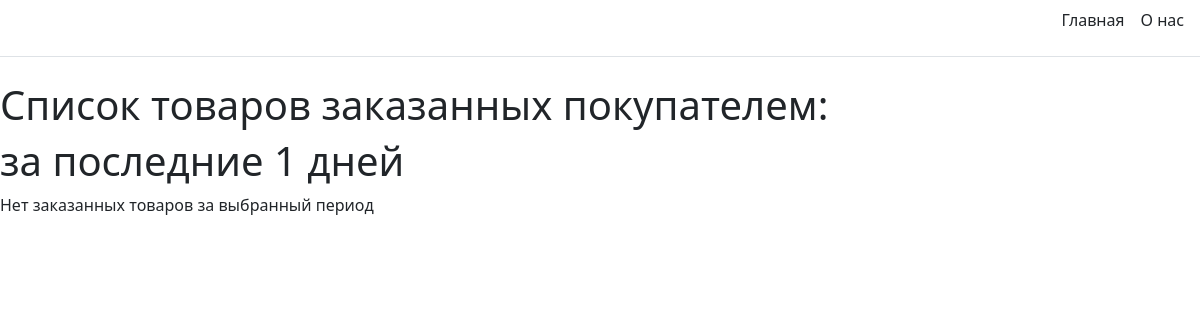
Page /orders/1/1 on the earlier database version.
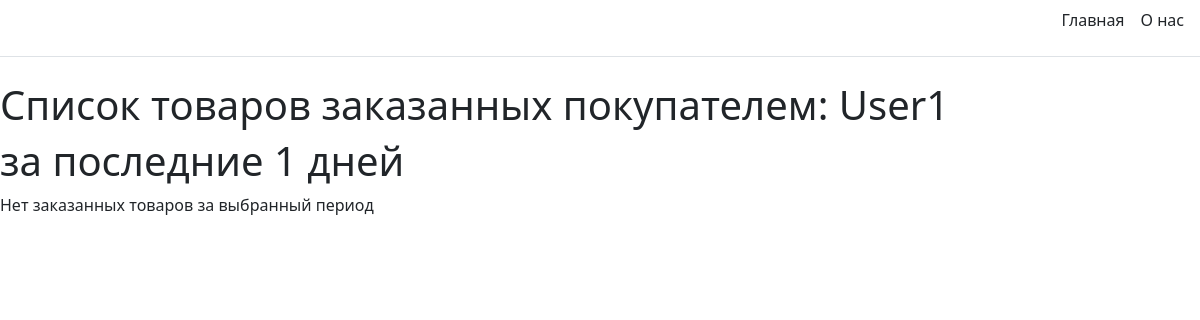
Same page on the later database version.
### hometask_app/models.py (models this page shows, shortened)
class Client(models.Model):
    name = models.CharField(max_length=100) #имя клиента
    email = models.EmailField(unique=True) #почта клиента
    phone = models.CharField(max_length=12)#телефон клиента
    address = models.TextField()#адрес клиента
    date_reg = models.DateField(default=timezone.now)#дата регистрации клиента

### hometask_app/views.py (the view)
# urls.py: path('orders/<int:client_id>/<int:days_count>', views.orders_of_client,name='orders_of_client'),
def orders_of_client(request,client_id,days_count):
    logger.info('Orders page accessed.')
    client = Client.objects.filter(pk=client_id)
    orders = Order.objects.filter(customer=client_id)\
                          .filter(date_order__date__gt=datetime.now()-timedelta(days=days_count))\
                          .order_by('date_order')
    goods_of_client = []
    for order in orders:
        for good in order.goods.filter():
            if not good in goods_of_client:
                goods_of_client.append(good)
    return render(request,'hometask_app/ordrs_clnt.html', {'goods':goods_of_client, 'client': client, 'lst_days':days_count})

### hometask_app/templates/hometask_app/ordrs_clnt.html (shortened to what this page needs)
{% extends 'hometask_app/base.html' %}
{% block content %}
    <h1>Список товаров заказанных покупателем: {{ client.0.name }}</h1>
    <h1>за последние {{ lst_days }} дней</h1>
    {% if goods %}
        {% for good in goods %}
            <p>{{ good }}</p>
        {% endfor %}
    {% else %}
    <p>Нет заказанных товаров за выбранный период</p>
    {% endif %}
{% endblock %}

### hometask_app/templates/hometask_app/base.html (shortened to what this page needs)
<!DOCTYPE html>
{% load static %}
<html>
<head>
    <link rel="stylesheet" href="{% static 'bootstrap.min.css' %}" >
</head>
<body>
<div class="d-flex flex-column flex-md-row align-items-center pb-3 mb-4 border-bottom">
      <nav class="d-inline-flex mt-2 mt-md-0 ms-md-auto">
        <a class="me-3 py-2 text-dark text-decoration-none" href="{% url 'index' %}">Главная</a>
        <a class="me-3 py-2 text-dark text-decoration-none" href="{% url 'about' %}">О нас</a>
      </nav>
    </div>
    {% block content %}{% endblock %}
</body>
</html>

Differences in the rows shown:
added Client: name "User1"
